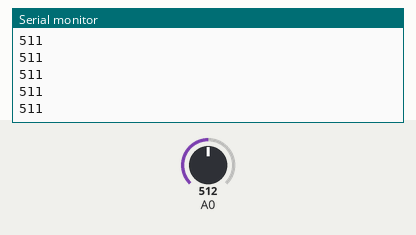
Bench run of a sketch on a simulated ESP8266 (NodeMCU). Shown: the last lines printed to the serial monitor. The test bench sets the inputs (shaded band); at power-on: A0 = 512. WiFi joins after 1.5 s; servers stay silent unless stated.

Above: at 3.2 s.
3.3 s: A0 set to 716
At 4.4 s:
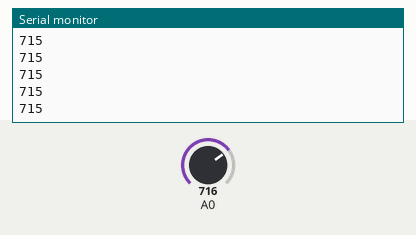
4.8 s: A0 set to 900
At 5.6 s:
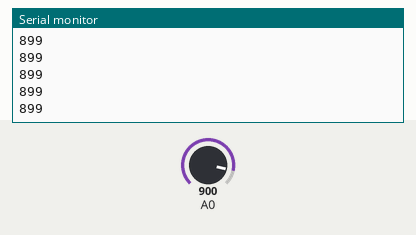
Timing chart, 0 to 7.8 s (numbered marks = the images above; inputs shaded):
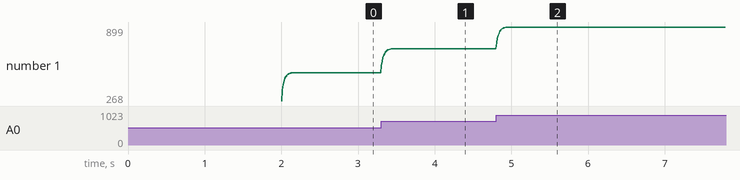

Measured:
- after the input at 3.3 s, the serial monitor: prints a new line at once (image 1)
- after the input at 4.8 s, the serial monitor: prints a new line at once (image 2)
- plotted number 1: 511 → 715 after the input at 3.3 s, 715 → 899 after the input at 4.8 s

The sketch:

WaterlevelmonitoringUDP.ino
```cpp
#include <ESP8266WiFi.h>
#include <WiFiUdp.h>

class KalmanFilter {
public:
    KalmanFilter(double process_noise, double measurement_noise, double estimation_error, double initial_value)
    : q(process_noise), r(measurement_noise), p(estimation_error), x(initial_value) {}

    void update(double measurement) {
        p += q;
        k = p / (p + r);
        x = x + k * (measurement - x);
        p = (1 - k) * p;
    }

    double value() { return x; }

private:
    double q; // process noise covariance
    double r; // measurement noise covariance
    double x; // value
    double p; // estimation error covariance
    double k; // kalman gain
};

const char* ssid = "eight";
const char* password = "00000001";

WiFiUDP Udp;
IPAddress remoteIP(192, 168, 47, 169); // 这是你的Unity机器的IP地址
unsigned int remotePort = 8000; // 这是你的Unity应用程序正在监听的端口

void setup() {
  Serial.begin(115200);

  WiFi.begin(ssid, password);

  while (WiFi.status() != WL_CONNECTED) {
    delay(1000);
    Serial.println("Connecting...");
  }

  Serial.println("Connected!");
  Serial.print("IP address: ");
  Serial.println(WiFi.localIP());
}

void loop() {
  static KalmanFilter filter(0.1, 1, 1, 0); // Initialize the Kalman filter with arbitrary values.
  int waterLevelSensorResistance = analogRead(A0); // 假设你的光敏电阻连接到A0
   filter.update(waterLevelSensorResistance);
   int out = int(filter.value());
  String message = String(out);

  Udp.beginPacket(remoteIP, remotePort);
  Udp.write(message.c_str());
  Udp.endPacket();
  Serial.println(message.c_str());
  delay(10); // 每秒发送一次
}
```
